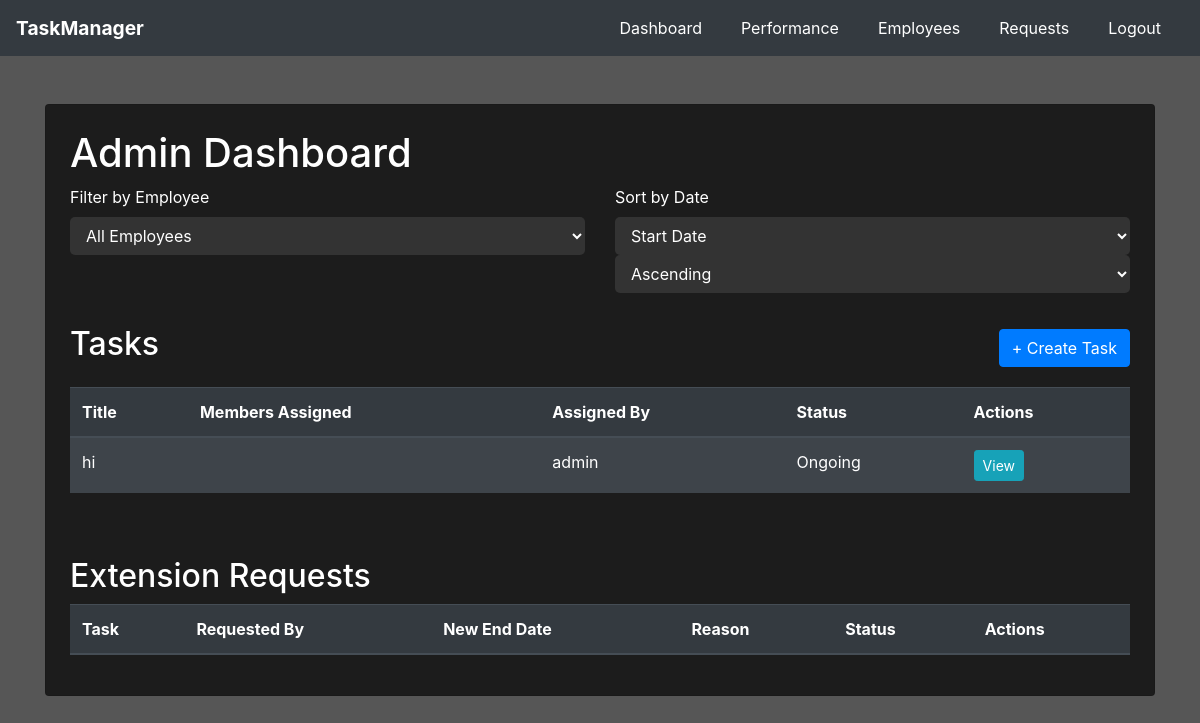
The app's page /admin/dashboard (signed in) with its own data.
### website/models.py (models this page shows)
class Task(db.Model):
    id = db.Column(db.Integer, primary_key=True)
    title = db.Column(db.String(150), nullable=False)
    description = db.Column(db.Text, nullable=False)
    start_date = db.Column(db.Date, nullable=False)
    end_date = db.Column(db.Date, nullable=False)
    status = db.Column(db.String(50), nullable=False, default='Ongoing')
    assigned_by = db.Column(db.Integer, db.ForeignKey('user.id', ondelete='CASCADE'), nullable=False)
    assignments = db.relationship('TaskAssignment', back_populates='task', cascade="all, delete-orphan")
    extension_requests = db.relationship('ExtensionRequest', back_populates='task', cascade="all, delete-orphan")

class User(UserMixin, db.Model):
    id = db.Column(db.Integer, primary_key=True)
    username = db.Column(db.String(150), unique=True, nullable=False)
    password = db.Column(db.String(150), nullable=False)
    role = db.Column(db.String(50), nullable=False)
    email = db.Column(db.String(150), unique=True, nullable=False)
    assigned_tasks = db.relationship('TaskAssignment', backref='assigned_to', lazy=True, cascade="all, delete-orphan")
    tasks_assigned = db.relationship('Task', backref='assigned_by_user', lazy=True)
    extension_requests = db.relationship('ExtensionRequest', back_populates='requesting_user', lazy=True, overlaps="user", cascade="all, delete-orphan")

### website/routes.py (the view, shortened to what this page needs)
@main.route('/admin/dashboard', methods=['GET', 'POST'])
@login_required
def admin_dashboard():
    if current_user.role != 'admin':
        return redirect(url_for('main.home'))
    employee_id = request.args.get('employee_id', type=int)
    sort_by = request.args.get('sort_by', 'start_date')
    sort_order = request.args.get('sort_order', 'asc')
    tasks_query = Task.query
    extension_requests_query = ExtensionRequest.query
    if employee_id:
        tasks_query = tasks_query.join(TaskAssignment).filter(TaskAssignment.user_id == employee_id)
        extension_requests_query = extension_requests_query.filter_by(user_id=employee_id)
    if sort_by and sort_order:
        if sort_order == 'asc':
            if sort_by == 'start_date':
                tasks_query = tasks_query.order_by(Task.start_date.asc())
                extension_requests_query = extension_requests_query.order_by(ExtensionRequest.new_end_date.asc())
            elif sort_by == 'end_date':
                tasks_query = tasks_query.order_by(Task.end_date.asc())
                extension_requests_query = extension_requests_query.order_by(ExtensionRequest.new_end_date.asc())
    tasks = tasks_query.all()
    employees = User.query.filter_by(role='employee').all()
    extension_requests = extension_requests_query.all()
    current_date = datetime.now().date()
    return render_template('admin/dashboard.html', tasks=tasks, employees=employees, extension_requests=extension_requests, current_date=current_date)

### website/templates/admin/dashboard.html (shortened to what this page needs)
{% extends "base.html" %}
{% block navbar %}
<nav class="navbar navbar-expand-lg navbar-dark">
  <a class="navbar-brand" href="#">TaskManager</a>
  <div class="collapse navbar-collapse" id="navbarNav">
    <ul class="navbar-nav ml-auto">
      <li class="nav-item">
        <a class="nav-link" href="{{ url_for('main.admin_dashboard') }}">Dashboard</a>
      </li>
      <li class="nav-item">
        <a class="nav-link" href="{{ url_for('main.performance') }}">Performance</a>
      </li>
      <li class="nav-item">
        <a class="nav-link" href="{{ url_for('main.employees') }}">Employees</a>
      </li>
      <li class="nav-item">
        <a class="nav-link" href="{{ url_for('auth.view_requests') }}">Requests</a>
      </li>
      <li class="nav-item">
        <a class="nav-link" href="{{ url_for('auth.logout') }}">Logout</a>
      </li>
    </ul>
  </div>
</nav>
{% endblock %}
{% block content %}
<div class="container mt-5">
    <div class="card p-4" style="background-color: #1c1c1c; color: #ffffff;">
        <h1>Admin Dashboard</h1>
        <div class="row mb-3">
            <div class="col-md-6">
                <form method="get" action="{{ url_for('main.admin_dashboard') }}">
                    <div class="form-group">
                        <label for="employee_id">Filter by Employee</label>
                        <select name="employee_id" id="employee_id" class="form-control" onchange="this.form.submit()">
                            <option value="">All Employees</option>
                        </select>
                    </div>
                </form>
            </div>
            <div class="col-md-6">
                <form method="get" action="{{ url_for('main.admin_dashboard') }}">
                    <div class="form-group">
                        <label for="sort_by">Sort by Date</label>
                        <select name="sort_by" id="sort_by" class="form-control" onchange="this.form.submit()">
                            <option value="start_date" {% if request.args.get('sort_by') == 'start_date' %}selected{% endif %}>Start Date</option>
                        </select>
                        <select name="sort_order" id="sort_order" class="form-control" onchange="this.form.submit()">
                            <option value="asc" {% if request.args.get('sort_order') == 'asc' %}selected{% endif %}>Ascending</option>
                        </select>
                    </div>
                </form>
            </div>
        </div>
        <div class="row">
            <div class="col-md-12 d-flex justify-content-between align-items-center mb-3">
                <h2>Tasks</h2>
                <button type="button" class="btn btn-primary" data-toggle="modal" data-target="#createTaskModal">
                    + Create Task
                </button>
            </div>
            <div class="col-md-12">
                <table class="table table-striped table-dark">
                    <thead>
                        <tr>
                            <th>Title</th>
                            <th>Members Assigned</th>
                            <th>Assigned By</th>
                            <th>Status</th>
                            <th>Actions</th>
                        </tr>
                    </thead>
                    <tbody>
                        {% for task in tasks %}
                        <tr>
                            <td>{{ task.title }}</td>
                            <td>
                            </td>
                            <td>{{ task.assigned_by_user.username }}</td>
                            <td>{{ task.status }}</td>
                            <td>
                                <button type="button" class="btn btn-sm btn-info" data-toggle="modal" data-target="#viewTaskModal{{ task.id }}">View</button>
                            </td>
                        </tr>
                        {% endfor %}
                    </tbody>
                </table>
            </div>
        </div>
        <div class="row mt-5">
            <div class="col-md-12">
                <h2>Extension Requests</h2>
                <table class="table table-striped table-dark">
                    <thead>
                        <tr>
                            <th>Task</th>
                            <th>Requested By</th>
                            <th>New End Date</th>
                            <th>Reason</th>
                            <th>Status</th>
                            <th>Actions</th>
                        </tr>
                    </thead>
                </table>
            </div>
        </div>
    </div>
</div>
{% endblock %}

### website/static/home.css (style rules this page uses)
.navbar { padding: 0.5rem 1rem; }
.navbar-brand { font-size: 1.2rem; font-weight: bold; }
.navbar-nav { margin-left: auto; }
.nav-link { font-size: 1rem; margin: 0 0.5rem; }

### website/static/dark-theme.css (style rules this page uses)
body { background-color: #565656; color: #000000; }
.navbar { background-color: #343a40; }
.navbar-brand { font-weight: bold; color: #ffffff !important; }
.navbar-nav .nav-item .nav-link { color: #ffffff !important; margin-right: 15px; }
.table-striped tbody tr:nth-of-type(odd) { background-color: #2a2a2a; }
.form-control { background-color: #333333; color: #ffffff; border: none; border-radius: 5px; }
.btn-primary { background-color: #007bff; border-color: #007bff; }

### records on screen
Task: title "hi", assigned_by_user.username "admin", status "Ongoing"
